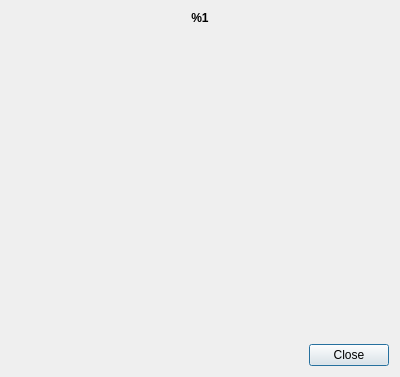
<?xml version="1.0" encoding="UTF-8"?>
<ui version="4.0">
 <class>TransferFunctionWidgetPropertyDialog</class>
 <widget class="QDialog" name="TransferFunctionWidgetPropertyDialog">
  <property name="geometry">
   <rect>
    <x>0</x>
    <y>0</y>
    <width>400</width>
    <height>377</height>
   </rect>
  </property>
  <property name="windowTitle">
   <string>Edit Transfer Function</string>
  </property>
  <layout class="QVBoxLayout" name="verticalLayout" stretch="0,1,0,0">
   <item>
    <widget class="QLabel" name="Label">
     <property name="text">
      <string>&lt;html&gt;&lt;head/&gt;&lt;body&gt;&lt;p align=&quot;center&quot;&gt;&lt;span style=&quot; font-weight:600;&quot;&gt;%1&lt;/span&gt;&lt;/p&gt;&lt;/body&gt;&lt;/html&gt;</string>
     </property>
    </widget>
   </item>
   <item>
    <widget class="pqTransferFunctionWidget" name="TransferFunctionEditor" native="true">
     <property name="minimumSize">
      <size>
       <width>0</width>
       <height>80</height>
      </size>
     </property>
    </widget>
   </item>
   <item>
    <widget class="QDialogButtonBox" name="ButtonBox">
     <property name="orientation">
      <enum>Qt::Horizontal</enum>
     </property>
     <property name="standardButtons">
      <set>QDialogButtonBox::Close</set>
     </property>
    </widget>
   </item>
  </layout>
 </widget>
 <customwidgets>
  <customwidget>
   <class>pqTransferFunctionWidget</class>
   <extends>QWidget</extends>
   <header>pqTransferFunctionWidget.h</header>
   <container>1</container>
  </customwidget>
 </customwidgets>
 <resources/>
 <connections>
  <connection>
   <sender>ButtonBox</sender>
   <signal>accepted()</signal>
   <receiver>TransferFunctionWidgetPropertyDialog</receiver>
   <slot>accept()</slot>
   <hints>
    <hint type="sourcelabel">
     <x>248</x>
     <y>254</y>
    </hint>
    <hint type="destinationlabel">
     <x>157</x>
     <y>274</y>
    </hint>
   </hints>
  </connection>
  <connection>
   <sender>ButtonBox</sender>
   <signal>rejected()</signal>
   <receiver>TransferFunctionWidgetPropertyDialog</receiver>
   <slot>reject()</slot>
   <hints>
    <hint type="sourcelabel">
     <x>316</x>
     <y>260</y>
    </hint>
    <hint type="destinationlabel">
     <x>286</x>
     <y>274</y>
    </hint>
   </hints>
  </connection>
 </connections>
</ui>
